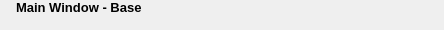
                                                        <widget class="QFrame" name="frame_top_btns">
                                                            <property name="maximumSize">
                                                                <size>
                                                                    <width>16777215</width>
                                                                    <height>30</height>
                                                                </size>
                                                            </property>
                                                            <property name="styleSheet">
                                                                <string notr="true">background-color: rgba(33, 37, 43,
                                                                    150);
                                                                </string>
                                                            </property>
                                                            <property name="frameShape">
                                                                <enum>QFrame::NoFrame</enum>
                                                            </property>
                                                            <property name="frameShadow">
                                                                <enum>QFrame::Raised</enum>
                                                            </property>
                                                            <layout class="QHBoxLayout" name="horizontalLayout_4">
                                                                <property name="spacing">
                                                                    <number>0</number>
                                                                </property>
                                                                <property name="leftMargin">
                                                                    <number>0</number>
                                                                </property>
                                                                <property name="topMargin">
                                                                    <number>0</number>
                                                                </property>
                                                                <property name="rightMargin">
                                                                    <number>0</number>
                                                                </property>
                                                                <property name="bottomMargin">
                                                                    <number>0</number>
                                                                </property>
                                                                <item>
                                                                    <widget class="QFrame" name="frame_label_top_btns">
                                                                        <property name="frameShape">
                                                                            <enum>QFrame::NoFrame</enum>
                                                                        </property>
                                                                        <property name="frameShadow">
                                                                            <enum>QFrame::Raised</enum>
                                                                        </property>
                                                                        <layout class="QHBoxLayout"
                                                                                name="horizontalLayout_10">
                                                                            <property name="spacing">
                                                                                <number>0</number>
                                                                            </property>
                                                                            <property name="leftMargin">
                                                                                <number>8</number>
                                                                            </property>
                                                                            <property name="topMargin">
                                                                                <number>0</number>
                                                                            </property>
                                                                            <property name="rightMargin">
                                                                                <number>10</number>
                                                                            </property>
                                                                            <property name="bottomMargin">
                                                                                <number>0</number>
                                                                            </property>
                                                                            <item>
                                                                                <widget class="QFrame"
                                                                                        name="frame_icon_top_bar">
                                                                                    <property name="maximumSize">
                                                                                        <size>
                                                                                            <width>30</width>
                                                                                            <height>30</height>
                                                                                        </size>
                                                                                    </property>
                                                                                    <property name="styleSheet">
                                                                                        <string notr="true">background:
                                                                                            transparent;
                                                                                            background-image:
                                                                                            url(:/16x16/icons/16x16/cil-terminal.png);
                                                                                            background-position: center;
                                                                                            background-repeat:
                                                                                            no-repeat;
                                                                                        </string>
                                                                                    </property>
                                                                                    <property name="frameShape">
                                                                                        <enum>QFrame::StyledPanel</enum>
                                                                                    </property>
                                                                                    <property name="frameShadow">
                                                                                        <enum>QFrame::Raised</enum>
                                                                                    </property>
                                                                                </widget>
                                                                            </item>
                                                                            <item>
                                                                                <widget class="QLabel"
                                                                                        name="label_title_bar_top">
                                                                                    <property name="font">
                                                                                        <font>
                                                                                            <family>Segoe UI</family>
                                                                                            <pointsize>10</pointsize>
                                                                                            <weight>75</weight>
                                                                                            <bold>true</bold>
                                                                                        </font>
                                                                                    </property>
                                                                                    <property name="styleSheet">
                                                                                        <string notr="true">background:
                                                                                            transparent;
                                                                                            margin-left: 5px;
                                                                                        </string>
                                                                                    </property>
                                                                                    <property name="text">
                                                                                        <string>Main Window - Base
                                                                                        </string>
                                                                                    </property>
                                                                                </widget>
                                                                            </item>
                                                                        </layout>
                                                                    </widget>
                                                                </item>
                                                                <item>
                                                                    <widget class="QFrame" name="frame_btns_right">
                                                                        <property name="maximumSize">
                                                                            <size>
                                                                                <width>120</width>
                                                                                <height>16777215</height>
                                                                            </size>
                                                                        </property>
                                                                        <property name="frameShape">
                                                                            <enum>QFrame::NoFrame</enum>
                                                                        </property>
                                                                        <property name="frameShadow">
                                                                            <enum>QFrame::Raised</enum>
                                                                        </property>
                                                                        <layout class="QHBoxLayout"
                                                                                name="horizontalLayout_5">
                                                                            <property name="spacing">
                                                                                <number>0</number>
                                                                            </property>
                                                                            <property name="leftMargin">
                                                                                <number>0</number>
                                                                            </property>
                                                                            <property name="topMargin">
                                                                                <number>0</number>
                                                                            </property>
                                                                            <property name="rightMargin">
                                                                                <number>0</number>
                                                                            </property>
                                                                            <property name="bottomMargin">
                                                                                <number>0</number>
                                                                            </property>
                                                                            <item>
                                                                                <widget class="QPushButton"
                                                                                        name="btn_minimize">
                                                                                    <property name="sizePolicy">
                                                                                        <sizepolicy hsizetype="Minimum"
                                                                                                    vsizetype="Expanding">
                                                                                            <horstretch>0</horstretch>
                                                                                            <verstretch>0</verstretch>
                                                                                        </sizepolicy>
                                                                                    </property>
                                                                                    <property name="toolTip">
                                                                                        <string>Minimize</string>
                                                                                    </property>
                                                                                    <property name="styleSheet">
                                                                                        <string notr="true">QPushButton
                                                                                            {
                                                                                            border: none;
                                                                                            background-color:
                                                                                            transparent;
                                                                                            }
                                                                                            QPushButton:hover {
                                                                                            background-color: rgb(44,
                                                                                            49, 60)
                                                                                            }
                                                                                            QPushButton:pressed {
                                                                                            background-color: rgb(85,
                                                                                            170, 255);
                                                                                            }
                                                                                        </string>
                                                                                    </property>
                                                                                    <property name="text">
                                                                                        <string/>
                                                                                    </property>
                                                                                    <property name="icon">
                                                                                        <iconset resource="files.qrc">
                                                                                            <normaloff>
                                                                                                :/16x16/icons/16x16/cil-window-minimize.png
                                                                                            </normaloff>
                                                                                            :/16x16/icons/16x16/cil-window-minimize.png
                                                                                        </iconset>
                                                                                    </property>
                                                                                </widget>
                                                                            </item>
                                                                            <item>
                                                                                <widget class="QPushButton"
                                                                                        name="btn_maximize_restore">
                                                                                    <property name="sizePolicy">
                                                                                        <sizepolicy hsizetype="Minimum"
                                                                                                    vsizetype="Expanding">
                                                                                            <horstretch>0</horstretch>
                                                                                            <verstretch>0</verstretch>
                                                                                        </sizepolicy>
                                                                                    </property>
                                                                                    <property name="toolTip">
                                                                                        <string>Maximize</string>
                                                                                    </property>
                                                                                    <property name="styleSheet">
                                                                                        <string notr="true">QPushButton
                                                                                            {
                                                                                            border: none;
                                                                                            background-color:
                                                                                            transparent;
                                                                                            }
                                                                                            QPushButton:hover {
                                                                                            background-color: rgb(44,
                                                                                            49, 60)
                                                                                            }
                                                                                            QPushButton:pressed {
                                                                                            background-color: rgb(85,
                                                                                            170, 255);
                                                                                            }
                                                                                        </string>
                                                                                    </property>
                                                                                    <property name="text">
                                                                                        <string/>
                                                                                    </property>
                                                                                    <property name="icon">
                                                                                        <iconset resource="files.qrc">
                                                                                            <normaloff>
                                                                                                :/16x16/icons/16x16/cil-window-maximize.png
                                                                                            </normaloff>
                                                                                            :/16x16/icons/16x16/cil-window-maximize.png
                                                                                        </iconset>
                                                                                    </property>
                                                                                </widget>
                                                                            </item>
                                                                            <item>
                                                                                <widget class="QPushButton"
                                                                                        name="btn_close">
                                                                                    <property name="sizePolicy">
                                                                                        <sizepolicy hsizetype="Minimum"
                                                                                                    vsizetype="Expanding">
                                                                                            <horstretch>0</horstretch>
                                                                                            <verstretch>0</verstretch>
                                                                                        </sizepolicy>
                                                                                    </property>
                                                                                    <property name="toolTip">
                                                                                        <string>Close</string>
                                                                                    </property>
                                                                                    <property name="styleSheet">
                                                                                        <string notr="true">QPushButton
                                                                                            {
                                                                                            border: none;
                                                                                            background-color:
                                                                                            transparent;
                                                                                            }
                                                                                            QPushButton:hover {
                                                                                            background-color: rgb(44,
                                                                                            49, 60)
                                                                                            }
                                                                                            QPushButton:pressed {
                                                                                            background-color: rgb(85,
                                                                                            170, 255);
                                                                                            }
                                                                                        </string>
                                                                                    </property>
                                                                                    <property name="text">
                                                                                        <string/>
                                                                                    </property>
                                                                                    <property name="icon">
                                                                                        <iconset resource="files.qrc">
                                                                                            <normaloff>
                                                                                                :/16x16/icons/16x16/cil-x.png
                                                                                            </normaloff>
                                                                                            :/16x16/icons/16x16/cil-x.png
                                                                                        </iconset>
                                                                                    </property>
                                                                                </widget>
                                                                            </item>
                                                                        </layout>
                                                                    </widget>
                                                                </item>
                                                            </layout>
                                                        </widget>
